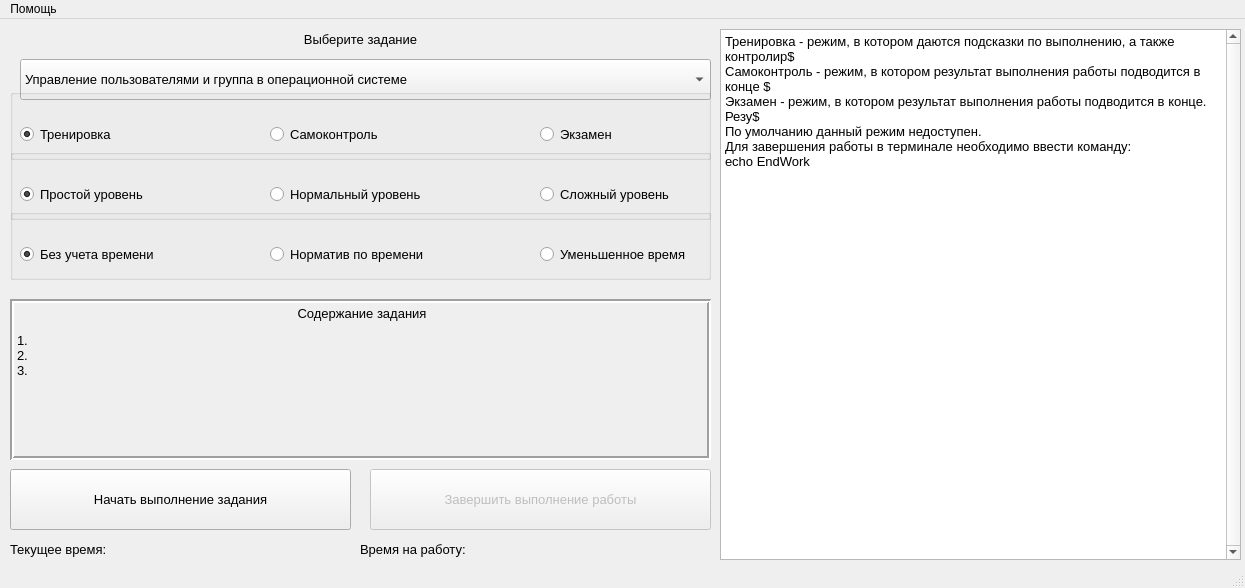
<?xml version="1.0" encoding="UTF-8"?>
<ui version="4.0">
 <class>MainWindow</class>
 <widget class="QMainWindow" name="MainWindow">
  <property name="geometry">
   <rect>
    <x>0</x>
    <y>0</y>
    <width>1245</width>
    <height>588</height>
   </rect>
  </property>
  <property name="minimumSize">
   <size>
    <width>1245</width>
    <height>588</height>
   </size>
  </property>
  <property name="maximumSize">
   <size>
    <width>1245</width>
    <height>588</height>
   </size>
  </property>
  <property name="windowTitle">
   <string>Тренажер ИБОС</string>
  </property>
  <widget class="QWidget" name="centralwidget">
   <widget class="QComboBox" name="comboBox">
    <property name="geometry">
     <rect>
      <x>20</x>
      <y>40</y>
      <width>691</width>
      <height>41</height>
     </rect>
    </property>
    <property name="font">
     <font>
      <pointsize>10</pointsize>
     </font>
    </property>
    <property name="currentIndex">
     <number>0</number>
    </property>
    <item>
     <property name="text">
      <string>Управление пользователями и группа в операционной системе</string>
     </property>
    </item>
    <item>
     <property name="text">
      <string>Разграничение прав доступа к локальным ресурсам средствами операционной системы</string>
     </property>
    </item>
    <item>
     <property name="text">
      <string>Управление системными сервисами операционной системы</string>
     </property>
    </item>
    <item>
     <property name="text">
      <string>Управление сетевыми интерфейсами и межсетевым экраном</string>
     </property>
    </item>
    <item>
     <property name="text">
      <string>Работа с системными журналами в операционной системе</string>
     </property>
    </item>
    <item>
     <property name="text">
      <string>Настройка удаленного управления на базе сетевого протокола ssh</string>
     </property>
    </item>
   </widget>
   <widget class="QLabel" name="label">
    <property name="geometry">
     <rect>
      <x>20</x>
      <y>10</y>
      <width>681</width>
      <height>21</height>
     </rect>
    </property>
    <property name="font">
     <font>
      <pointsize>10</pointsize>
     </font>
    </property>
    <property name="layoutDirection">
     <enum>Qt::LeftToRight</enum>
    </property>
    <property name="text">
     <string>&lt;html&gt;&lt;head/&gt;&lt;body&gt;&lt;p align=&quot;center&quot;&gt;Выберите задание&lt;/p&gt;&lt;/body&gt;&lt;/html&gt;</string>
    </property>
    <property name="textFormat">
     <enum>Qt::AutoText</enum>
    </property>
   </widget>
   <widget class="QGroupBox" name="groupBox_2">
    <property name="enabled">
     <bool>true</bool>
    </property>
    <property name="geometry">
     <rect>
      <x>10</x>
      <y>130</y>
      <width>701</width>
      <height>71</height>
     </rect>
    </property>
    <property name="title">
     <string/>
    </property>
    <widget class="QRadioButton" name="radioButton_4">
     <property name="geometry">
      <rect>
       <x>10</x>
       <y>30</y>
       <width>181</width>
       <height>31</height>
      </rect>
     </property>
     <property name="font">
      <font>
       <pointsize>10</pointsize>
      </font>
     </property>
     <property name="text">
      <string>Простой уровень</string>
     </property>
     <property name="checked">
      <bool>true</bool>
     </property>
    </widget>
    <widget class="QRadioButton" name="radioButton_5">
     <property name="geometry">
      <rect>
       <x>260</x>
       <y>30</y>
       <width>181</width>
       <height>31</height>
      </rect>
     </property>
     <property name="font">
      <font>
       <pointsize>10</pointsize>
      </font>
     </property>
     <property name="text">
      <string>Нормальный уровень</string>
     </property>
    </widget>
    <widget class="QRadioButton" name="radioButton_6">
     <property name="geometry">
      <rect>
       <x>530</x>
       <y>30</y>
       <width>161</width>
       <height>31</height>
      </rect>
     </property>
     <property name="font">
      <font>
       <pointsize>10</pointsize>
      </font>
     </property>
     <property name="text">
      <string>Сложный уровень</string>
     </property>
    </widget>
   </widget>
   <widget class="QGroupBox" name="groupBox_3">
    <property name="geometry">
     <rect>
      <x>10</x>
      <y>190</y>
      <width>701</width>
      <height>71</height>
     </rect>
    </property>
    <property name="title">
     <string/>
    </property>
    <widget class="QRadioButton" name="radioButton_7">
     <property name="geometry">
      <rect>
       <x>10</x>
       <y>30</y>
       <width>181</width>
       <height>31</height>
      </rect>
     </property>
     <property name="font">
      <font>
       <pointsize>10</pointsize>
      </font>
     </property>
     <property name="text">
      <string>Без учета времени</string>
     </property>
     <property name="checked">
      <bool>true</bool>
     </property>
    </widget>
    <widget class="QRadioButton" name="radioButton_8">
     <property name="geometry">
      <rect>
       <x>260</x>
       <y>30</y>
       <width>181</width>
       <height>31</height>
      </rect>
     </property>
     <property name="font">
      <font>
       <pointsize>10</pointsize>
      </font>
     </property>
     <property name="text">
      <string>Норматив по времени</string>
     </property>
    </widget>
    <widget class="QRadioButton" name="radioButton_9">
     <property name="geometry">
      <rect>
       <x>530</x>
       <y>30</y>
       <width>161</width>
       <height>31</height>
      </rect>
     </property>
     <property name="font">
      <font>
       <pointsize>10</pointsize>
      </font>
     </property>
     <property name="text">
      <string>Уменьшенное время</string>
     </property>
    </widget>
   </widget>
   <widget class="QLabel" name="label_2">
    <property name="geometry">
     <rect>
      <x>10</x>
      <y>280</y>
      <width>701</width>
      <height>161</height>
     </rect>
    </property>
    <property name="frameShape">
     <enum>QFrame::Box</enum>
    </property>
    <property name="frameShadow">
     <enum>QFrame::Sunken</enum>
    </property>
    <property name="lineWidth">
     <number>2</number>
    </property>
    <property name="text">
     <string>&lt;html&gt;&lt;head/&gt;&lt;body&gt;&lt;p align=&quot;center&quot;&gt;&lt;span style=&quot; font-size:10pt;&quot;&gt;Содержание задания&lt;/span&gt;&lt;/p&gt;&lt;p align=&quot;justify&quot;&gt;&lt;span style=&quot; font-size:10pt;&quot;&gt;1.&lt;br/&gt;2.&lt;br/&gt;3.&lt;/span&gt;&lt;/p&gt;&lt;/body&gt;&lt;/html&gt;</string>
    </property>
    <property name="alignment">
     <set>Qt::AlignLeading|Qt::AlignLeft|Qt::AlignTop</set>
    </property>
   </widget>
   <widget class="QPushButton" name="pushButton">
    <property name="geometry">
     <rect>
      <x>10</x>
      <y>450</y>
      <width>341</width>
      <height>61</height>
     </rect>
    </property>
    <property name="font">
     <font>
      <pointsize>10</pointsize>
     </font>
    </property>
    <property name="text">
     <string>Начать выполнение задания</string>
    </property>
   </widget>
   <widget class="QLabel" name="label_3">
    <property name="geometry">
     <rect>
      <x>10</x>
      <y>520</y>
      <width>351</width>
      <height>21</height>
     </rect>
    </property>
    <property name="font">
     <font>
      <pointsize>10</pointsize>
     </font>
    </property>
    <property name="text">
     <string>Текущее время:</string>
    </property>
   </widget>
   <widget class="QTextEdit" name="textEdit">
    <property name="geometry">
     <rect>
      <x>720</x>
      <y>10</y>
      <width>521</width>
      <height>531</height>
     </rect>
    </property>
    <property name="verticalScrollBarPolicy">
     <enum>Qt::ScrollBarAlwaysOn</enum>
    </property>
    <property name="readOnly">
     <bool>true</bool>
    </property>
    <property name="html">
     <string>&lt;!DOCTYPE HTML PUBLIC &quot;-//W3C//DTD HTML 4.0//EN&quot; &quot;http://www.w3.org/TR/REC-html40/strict.dtd&quot;&gt;
&lt;html&gt;&lt;head&gt;&lt;meta name=&quot;qrichtext&quot; content=&quot;1&quot; /&gt;&lt;style type=&quot;text/css&quot;&gt;
p, li { white-space: pre-wrap; }
&lt;/style&gt;&lt;/head&gt;&lt;body style=&quot; font-family:'Sans'; font-size:10pt; font-weight:400; font-style:normal;&quot;&gt;
&lt;p style=&quot; margin-top:0px; margin-bottom:0px; margin-left:0px; margin-right:0px; -qt-block-indent:0; text-indent:0px;&quot;&gt;Тренировка - режим, в котором даются подсказки по выполнению, а также контролир$&lt;/p&gt;
&lt;p style=&quot; margin-top:0px; margin-bottom:0px; margin-left:0px; margin-right:0px; -qt-block-indent:0; text-indent:0px;&quot;&gt;Самоконтроль - режим, в котором результат выполнения работы подводится в конце $&lt;/p&gt;
&lt;p style=&quot; margin-top:0px; margin-bottom:0px; margin-left:0px; margin-right:0px; -qt-block-indent:0; text-indent:0px;&quot;&gt;Экзамен - режим, в котором результат выполнения работы подводится в конце. Резу$&lt;/p&gt;
&lt;p style=&quot; margin-top:0px; margin-bottom:0px; margin-left:0px; margin-right:0px; -qt-block-indent:0; text-indent:0px;&quot;&gt;По умолчанию данный режим недоступен.&lt;/p&gt;
&lt;p style=&quot; margin-top:0px; margin-bottom:0px; margin-left:0px; margin-right:0px; -qt-block-indent:0; text-indent:0px;&quot;&gt;Для завершения работы в терминале необходимо ввести команду:&lt;/p&gt;
&lt;p style=&quot; margin-top:0px; margin-bottom:0px; margin-left:0px; margin-right:0px; -qt-block-indent:0; text-indent:0px;&quot;&gt;echo EndWork&lt;/p&gt;
&lt;p style=&quot;-qt-paragraph-type:empty; margin-top:0px; margin-bottom:0px; margin-left:0px; margin-right:0px; -qt-block-indent:0; text-indent:0px;&quot;&gt;&lt;br /&gt;&lt;/p&gt;&lt;/body&gt;&lt;/html&gt;</string>
    </property>
   </widget>
   <widget class="QGroupBox" name="groupBox_4">
    <property name="geometry">
     <rect>
      <x>10</x>
      <y>70</y>
      <width>701</width>
      <height>71</height>
     </rect>
    </property>
    <property name="title">
     <string/>
    </property>
    <widget class="QRadioButton" name="radioButton_10">
     <property name="geometry">
      <rect>
       <x>10</x>
       <y>30</y>
       <width>181</width>
       <height>31</height>
      </rect>
     </property>
     <property name="font">
      <font>
       <pointsize>10</pointsize>
      </font>
     </property>
     <property name="text">
      <string>Тренировка</string>
     </property>
     <property name="checked">
      <bool>true</bool>
     </property>
    </widget>
    <widget class="QRadioButton" name="radioButton_11">
     <property name="geometry">
      <rect>
       <x>260</x>
       <y>30</y>
       <width>181</width>
       <height>31</height>
      </rect>
     </property>
     <property name="font">
      <font>
       <pointsize>10</pointsize>
      </font>
     </property>
     <property name="text">
      <string>Самоконтроль</string>
     </property>
    </widget>
    <widget class="QRadioButton" name="radioButton_12">
     <property name="geometry">
      <rect>
       <x>530</x>
       <y>30</y>
       <width>161</width>
       <height>31</height>
      </rect>
     </property>
     <property name="font">
      <font>
       <pointsize>10</pointsize>
      </font>
     </property>
     <property name="text">
      <string>Экзамен</string>
     </property>
    </widget>
   </widget>
   <widget class="QLabel" name="label_4">
    <property name="geometry">
     <rect>
      <x>360</x>
      <y>520</y>
      <width>351</width>
      <height>21</height>
     </rect>
    </property>
    <property name="font">
     <font>
      <pointsize>10</pointsize>
     </font>
    </property>
    <property name="text">
     <string>Время на работу:</string>
    </property>
   </widget>
   <widget class="QPushButton" name="pushButton_2">
    <property name="enabled">
     <bool>false</bool>
    </property>
    <property name="geometry">
     <rect>
      <x>370</x>
      <y>450</y>
      <width>341</width>
      <height>61</height>
     </rect>
    </property>
    <property name="font">
     <font>
      <pointsize>10</pointsize>
     </font>
    </property>
    <property name="text">
     <string>Завершить выполнение работы</string>
    </property>
   </widget>
  </widget>
  <widget class="QMenuBar" name="menubar">
   <property name="geometry">
    <rect>
     <x>0</x>
     <y>0</y>
     <width>1245</width>
     <height>22</height>
    </rect>
   </property>
   <widget class="QMenu" name="menuhelp">
    <property name="title">
     <string>Помощь</string>
    </property>
    <addaction name="action"/>
   </widget>
   <addaction name="menuhelp"/>
  </widget>
  <widget class="QStatusBar" name="statusbar"/>
  <action name="action">
   <property name="text">
    <string>Подсказка</string>
   </property>
  </action>
 </widget>
 <resources/>
 <connections/>
</ui>
